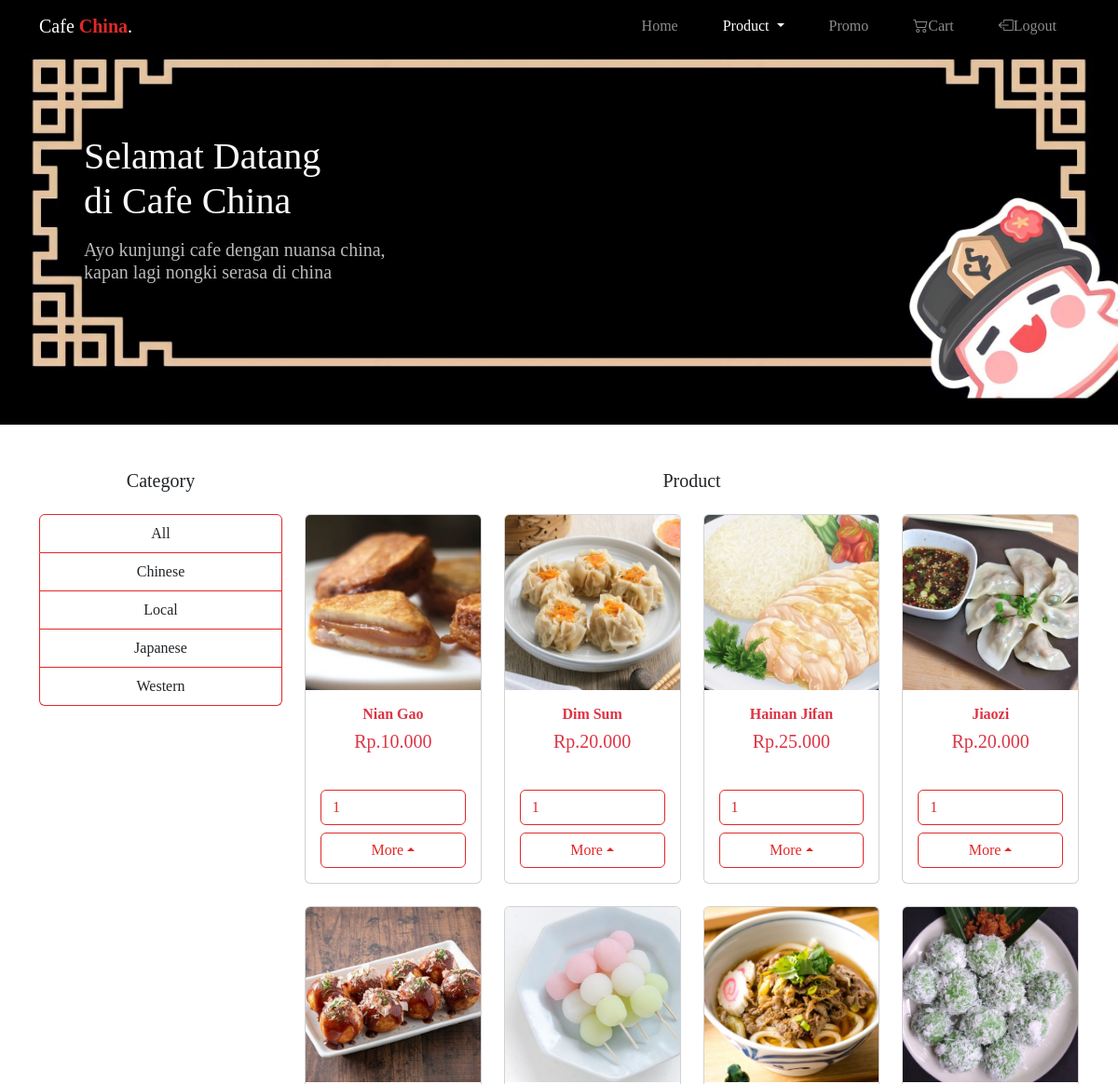
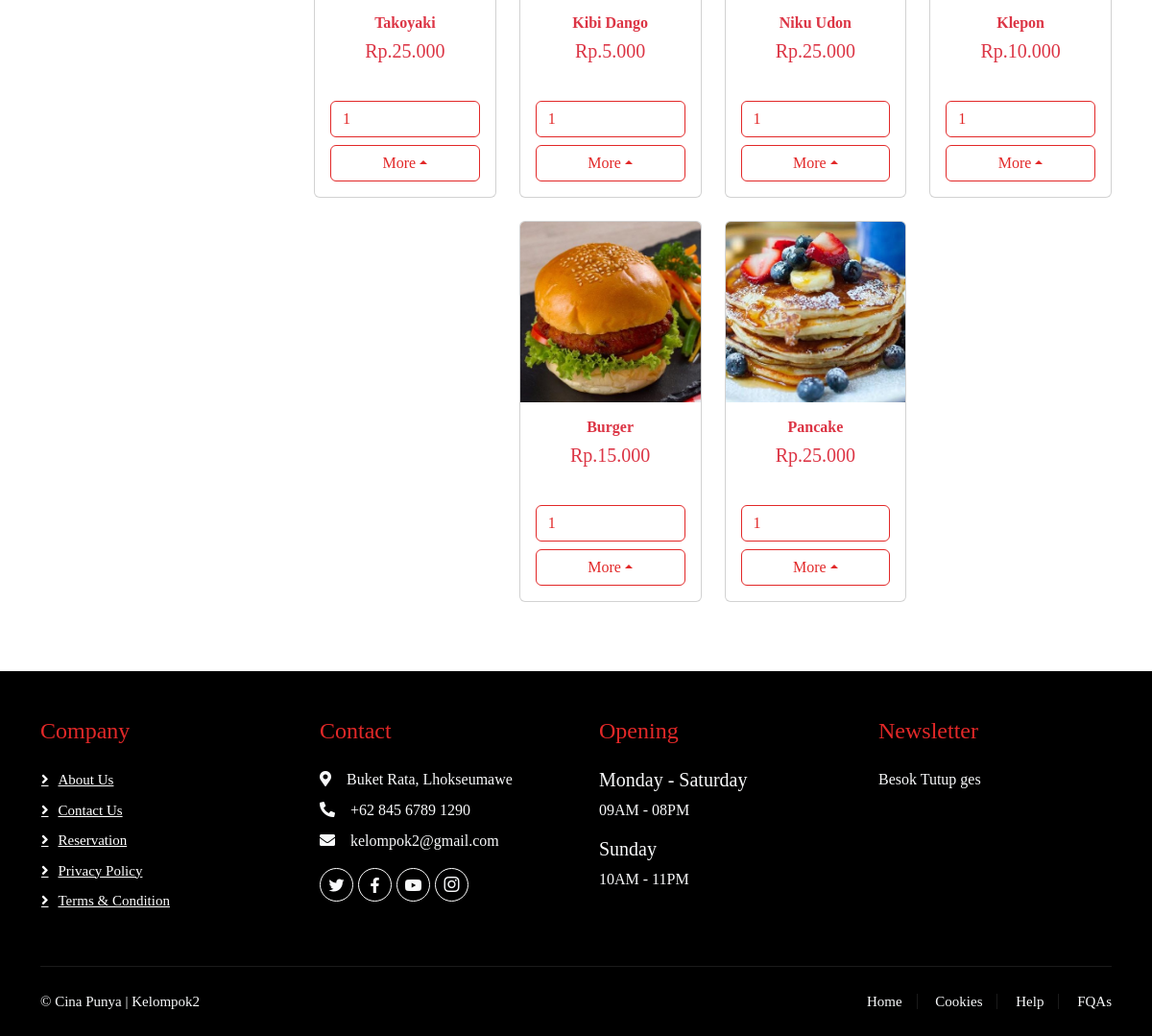
/pages/produk.php (signed in), run on the app's committed database (2 pictures, top to bottom).
### tables this page shows
CREATE TABLE `products` (
  `product_id` int NOT NULL,
  `product_name` varchar(255) DEFAULT NULL,
  `imagePath` varchar(255) NOT NULL,
  `category` varchar(50) DEFAULT NULL,
  `price` decimal(10,2) DEFAULT NULL,
  `description` text,
  `country_origin` varchar(50) NOT NULL
);

### pages/produk.php (the view, shortened to what this page needs)
<?php
include "../includes/koneksi.php";
?>
<!DOCTYPE html>
<html>
<head>
    <link href="https://cdnjs.cloudflare.com/ajax/libs/font-awesome/5.10.0/css/all.min.css" rel="stylesheet" />
    <link href="https://cdn.jsdelivr.net/npm/bootstrap-icons@1.4.1/font/bootstrap-icons.css" rel="stylesheet" />
    <link href="https://cdn.jsdelivr.net/npm/bootstrap@5.3.0-alpha2/dist/css/bootstrap.min.css" rel="stylesheet"
 />
    <link rel="stylesheet" href="https://cdn.jsdelivr.net/npm/bootstrap-icons@1.10.3/font/bootstrap-icons.css" />
    <link rel="stylesheet" href="../assets/css/style.css" />
    <link rel="stylesheet" href="../assets/css/lightbox.min.css" />
    <link rel="stylesheet" href="https://cdn.jsdelivr.net/npm/aos@2.3.4/dist/aos.css" />
</head>
<body>
    <nav class="navbar navbar-expand-lg navbar-dark bg-black fixed-top">
        <div class="container">
            <div class="collapse navbar-collapse" id="navbarNav">
                <a class="navbar-brand" href="#">Cafe<span> China</span>.</a>
                <ul class="navbar-nav ms-auto d-flex gap-3">
                    <li class="nav-item me-3">
                        <a class="nav-link" aria-current="page" href="../index.php">Home</a>
                    </li>
                    <li class="nav-item dropdown me-3">
                        <a class="nav-link dropdown-toggle active" href="#" id="navbarDropdown" role="button"
                            data-bs-toggle="dropdown" aria-expanded="false">
                            Product
                        </a>
                    </li>
                    <li class="nav-item me-3">
                        <a class="nav-link" href="promo.php">Promo</a>
                    </li>
                    <li class="nav-item me-3">
                        <a class="nav-link" href="keranjang.php" tabindex="-1" aria-disabled="true"><i
                                class="bi bi-cart2"></i>Cart</a>
                    </li>
                    <li class="nav-item me-3">
                        <a class="nav-link" href="../logout.php" tabindex="-1" aria-disabled="true"><i
                                class="bi bi-box-arrow-left"></i>Logout</a>
                    </li>
                </ul>
            </div>
        </div>
    </nav>
    <div class="container-fluid banner-produk">
        <div class="container">
            <div class="row">
                <h3 class="text-light display-6 mx-5 ml-5">
                    Selamat Datang <br />di Cafe<span> China</span>
                </h3>
                <h5 class="text-light opacity-75 mx-5 ml-5 mt-2">
                    Ayo kunjungi cafe dengan nuansa china,
                    <br class="d-none d-md-block" />
                    kapan lagi nongki serasa di china
                </h5>
            </div>
        </div>
    </div>
    <div class="container-fluid py-5">
        <div class="container">
            <div class="row">
                <div class="text-center mb-5 col-md-4 col-lg-3 mb-5">
                    <h5 class="mb-3" data-aos="fade-up" data-aos-anchor-placement="center-center">Category</h5>
                    <ul class="list-group mt-4" data-aos="fade-up" data-aos-anchor-placement="center-center">
                        <li type="button" class="list-group-item text-dark btn-produk" style="text-decoration: none"
                            onclick="showProducts('All')">All</li>
                        <li class="list-group-item text-dark btn-produk" type="button" style="text-decoration: none"
                            onclick="showProducts('Chinese')">
                            Chinese
                        </li>
                        <li class="list-group-item text-dark btn-produk" type="button" style="text-decoration: none"
                            onclick="showProducts('Lokal')">
                            Local
                        </li>
                        <li class="list-group-item text-dark btn-produk" type="button" style="text-decoration: none"
                            onclick="showProducts('Japanese')">
                            Japanese
                        </li>
                        <li class="list-group-item text-dark btn-produk" type="button" style="text-decoration: none"
                            onclick="showProducts('Western')">
                            Western
                        </li>
                    </ul>
                </div>
                <div class="container-fluid col-md-8 col-lg-9" data-aos="fade-up">
                    <h5 class="text-center mb-4">Product</h5>
                    <div class="row justify-content-center">
                        <?php
                        $sql = "SELECT * FROM products WHERE category = 'Makanan' ORDER BY country_origin";
                        $result = mysqli_query($conn, $sql);
                        if ($result) {
                            while ($row = mysqli_fetch_assoc($result)) {
                                echo '<div class="col-6 col-sm-6 col-lg-3 mb-4 product-item ' . $row['country_origin'] . '"> ';
                                echo '<div class="card" data-aos="zoom-in-up" data-aos-anchor-placement="center-center">';
                                echo '<a href="' . $row['imagePath'] . '" data-lightbox="products" data-title="' . $row['product_name'] . '">';
                                echo '<img src="' . $row['imagePath'] . '" class="card-img-top" alt="404" />';
                                echo '</a>';
                                echo '<div class="card-body">';
                                echo '<h5 class="card-title text-center text-danger">';
                                echo '<strong>' . $row['product_name'] . '</strong>';
                                echo '</h5>';
                                echo '<h5 class="text-center text-danger mb-3">Rp.' . number_format($row['price'], 0, ',', '.') . '</h5>';
                                echo '<form method="post" action="">';
                                echo '<div class="form-group">';
                                echo '<input type="number" name="quantity" id="quantity" class="mb-2 btn-produk form-control" value="1" min="1">';
                                echo '</div>';
                                echo '<div class="dropup">';
                                echo '<a class="btn btn-produk dropdown-toggle w-100" href="#" role="button" id="dropdownMenuLink" data-bs-toggle="dropdown" aria-expanded="false">';
                                echo 'More';
                                echo '</a>';
                                echo '</div>';
                                echo '</form>';
                                echo '</div>';
                                echo '</div>';
                                echo '</div>';
                            }
                        } else {
                            echo "Error: " . $sql . "<br>" . mysqli_error($conn);
                        }
                        ?>
                    </div>
                </div>
            </div>
        </div>
    </div>
    <div class="container-fluid bg-black footer text-light" data-aos="fade-in"
        data-aos-anchor-placement="center-center">
        <div class="container py-5">
            <div class="row g-5">
                <div class="col-lg-3 col-md-6">
                    <h4 class="text-start section-judul mb-4">Company</h4>
                    <a class="btn btn-link" href="about_us.php">About Us</a>
                    <a class="btn btn-link" href="">Contact Us</a>
                    <a class="btn btn-link" href="">Reservation</a>
                    <a class="btn btn-link" href="">Privacy Policy</a>
                    <a class="btn btn-link" href="">Terms & Condition</a>
                </div>
                <div class="col-lg-3 col-md-6">
                    <h4 class="text-start section-judul mb-4">Contact</h4>
                    <p class="mb-2">
                        <i class="fa fa-map-marker-alt me-3"></i>Buket Rata, Lhokseumawe
                    </p>
                    <p class="mb-2">
                        <i class="fa fa-phone-alt me-3"></i>+62 845 6789 1290
                    </p>
                    <p class="mb-2">
                        <i class="fa fa-envelope me-3"></i>kelompok2@gmail.com
                    </p>
                    <div class="d-flex pt-2">
                        <a class="btn btn-outline-light btn-social" href="#"><i class="fab fa-twitter"></i></a>
                        <a class="btn btn-outline-light btn-social"
                            href="https://www.facebook.com/profile.php?id=100009281760851"><i
                                class="fab fa-facebook-f"></i></a>
                        <a class="btn btn-outline-light btn-social"
                            href="https://www.youtube.com/channel/UC8NhEuvVu0tQHqpRHKP6rnw"><i
                                class="fab fa-youtube"></i></a>
                        <a class="btn btn-outline-light btn-social"
                            href="https://www.instagram.com/ramadhan_agung_/?hl=en"><i class="bi bi-instagram"></i></a>
                    </div>
                </div>
                <div class="col-lg-3 col-md-6">
                    <h4 class="section-judul text-start mb-4">Opening</h4>
                    <h5 class="text-light">Monday - Saturday</h5>
                    <p>09AM - 08PM</p>
                    <h5 class="text-light">Sunday</h5>
                    <p>10AM - 11PM</p>
                </div>
                <div class="col-lg-3 col-md-6">
                    <h4 class="section-judul text-start mb-4">Newsletter</h4>
                    <p>Besok Tutup ges</p>
                </div>
            </div>
        </div>
        <div class="container">
            <div class="copyright">
                <div class="row">
                    <div class="col-md-6 text-center text-md-start mb-3 mb-md-0">
                        &copy;
                        <a class="text-light" style="text-decoration: none" href="#">Cina Punya</a>
                        | Kelompok2
                    </div>
                    <div class="col-md-6 text-center text-md-end">
                        <div class="footer-menu">
                            <a class="" href="#">Home</a>
                            <a class="" href="">Cookies</a>
                            <a class="" href="">Help</a>
                            <a class="" href="">FQAs</a>
                        </div>
                    </div>
                </div>
            </div>
        </div>
    </div>
</body>
</html>

### assets/css/style.css (style rules this page uses)
body { font-family: cursive, "Trebuchet MS", "Lucida Sans Unicode", "Lucida Grande", "Lucida"; }
a span { color: rgb(226, 40, 40); font-weight: bolder; }
.card-title { font-size: medium; font-weight: bolder; }
.banner-produk { height: 57vh; background: linear-gradient(rgba(0, 0, 0, 0.9), rgba(0, 0, 0, 0.9)); background-image: url("../images/logo/bo tao.jpg"); background-size: contain; background-position: center; display: flex; align-items: center; justify-content: center; flex-direction: column; }
@media (min-width: 1200px) { .banner-produk { background-position: center; } }
.btn-produk { background-color: transparent; border: 100%; outline: none; border-color: rgb(226, 40, 40); color: rgb(226, 40, 40); font-weight: 500; }
.footer-menu a { text-decoration: none; color: #fff; }
.footer .btn.btn-link { display: block; margin-bottom: 7px; padding: 0; text-align: left; color: #ffffff; font-size: 15px; font-weight: normal; text-transform: capitalize; transition: 0.3s; }
.footer .btn.btn-link::before { position: relative; content: "\f105"; font-family: "Font Awesome 5 Free"; font-weight: 900; margin-right: 10px; }
.section-judul { color: rgb(226, 40, 40); }
.footer .btn.btn-social { margin-right: 5px; width: 35px; height: 35px; display: flex; align-items: center; justify-content: center; border: 1px solid #ffffff; border-radius: 35px; transition: 0.3s; }
.footer .copyright { padding: 25px 0; font-size: 15px; border-top: 1px solid rgba(256, 256, 256, 0.1); }
.footer .footer-menu a { margin-right: 15px; padding-right: 15px; border-right: 1px solid rgba(255, 255, 255, 0.1); }
.footer .footer-menu a:last-child { margin-right: 0; padding-right: 0; border-right: none; }
.footer .copyright a { color: var(--light); }

### data on the page
products: imagePath (picture), product_name "Nian Gao", price "10.000"
products: imagePath (picture), product_name "Dim Sum", price "20.000"
products: imagePath (picture), product_name "Hainan Jifan", price "25.000"
products: imagePath (picture), product_name "Jiaozi", price "20.000"
products: imagePath (picture), product_name "Takoyaki", price "25.000"
products: imagePath (picture), product_name "Kibi Dango", price "5.000"
products: imagePath (picture), product_name "Niku Udon", price "25.000"
products: imagePath (picture), product_name "Klepon", price "10.000"
products: imagePath (picture), product_name "Burger", price "15.000"
products: imagePath (picture), product_name "Pancake", price "25.000"
